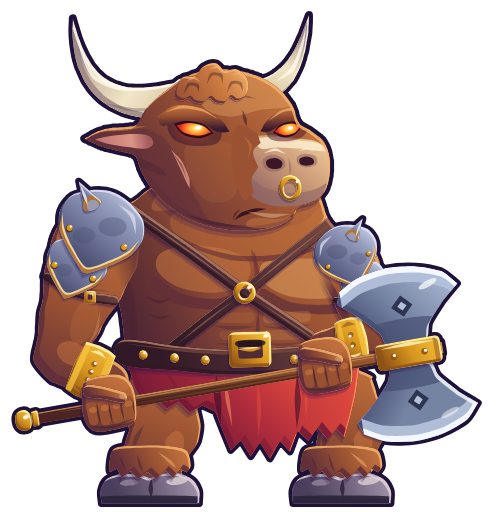

Generate this figure with Python:
# Taurok (myths-3, terre, rare, guerrier) redessiné en VECTORIEL lisse, dans le style moderne de l'interface (refonte
# de tous les héros, décision du propriétaire du 26/11/2026, sur le modèle validé de Kael : ../kael/kael.py).
#
#   python3 refonte-graphique/ui-moderne/heros/taurok/taurok.py      # → taurok.svg + images 512 et 160 px de haut
#
# Même personnage que le pixel art (refonte-graphique/pixel/hd/cyclope.txt, ancien nom de fichier) : le minotaure brun,
# un colosse. Trois quarts vers la droite, grande fente, sabots à plat. Énorme bosse de trapèzes (plus de crinière :
# avis du propriétaire, tour 2), la tête posée au milieu entre les épaules et remontée sur un cou de taureau court et
# épais, DEVANT les deux épaulières (tour 3) ; deux petites écailles de fer noirci bordées de bronze sur chaque épaule,
# une pointe de fer, une sangle au bras ; deltoïdes énormes, torse en tonneau, bras épais, petites jambes
# solides poilues jusqu'aux sabots fendus (fanons). Il tient la grosse hache double à deux mains, basse, en travers du
# corps : main droite (proche) près du pommeau, main gauche (lointaine) près du fer ; les doigts passent devant le
# manche, le pouce par-dessus. Vraie tête de taureau : toupet bouclé, grosses cornes ivoire aux pointes sombres,
# oreilles couchées, arcades froncées en V, yeux rouges qui brûlent, large mufle nu aux grands naseaux et à l'anneau
# d'or, rictus, menton lourd, balafre sur la joue. Harnais de cuir croisé (anneau d'or), ceinture cloutée d'or à
# boucle rectangulaire, pagne rouge (deux plis, pan de devant déchiré), brassards d'or rivetés.
#
# Coordonnées = pixels du dessin pixel art (même toile : le point « sol » (64, 116) est le même), pour se poser au même
# endroit dans le jeu. Une seule lumière, en haut à droite ; un seul contour (atelier.py) ; les membres sont d'un seul
# tenant (épaule → coude → poignet, hanche → genou → cheville) : aucune jointure visible.
import math
import os
import subprocess
import sys

HERE = os.path.dirname(os.path.abspath(__file__))
sys.path.insert(0, HERE)
sys.path.insert(0, os.path.join(HERE, '..'))
from atelier import Figure, Mat, sm, lock, limb, ribbon, xf, ellipse, rpoly, mchain, mT, mR, mS, mskx, mapp, bez, resample  # noqa: E402
from lib import Shape  # noqa: E402
from outils import rot, add, lerp, hexmix, body_limb, round_limb, ik, Seg, inv, bent, FigureM, poly_of, shape_of  # noqa: E402,F401
from visage import placer, verifier  # noqa: E402

ROOT = os.path.abspath(os.path.join(HERE, '..', '..', '..', '..'))
ID_JEU = 'myths-3'

# ---------- matières (tons du pixel art, passés à la gamme de l'interface : lumières chaudes, ombres violettes) ----------
FUR = Mat('#f4b46c', '#cc7a40', '#9a5232', '#62303a', '#3a1a2e')
MANE = Mat('#d08a54', '#9a5434', '#6c3630', '#44202e', '#28121f')
MUZ = Mat('#fff4d6', '#f2cea0', '#cc9c78', '#906464', '#5a3848')
HORN = Mat('#fffcee', '#f2e6c8', '#dac8a6', '#a08a84', '#5e4a5c')
HORN_TIP = '#433652'
GOLD = Mat('#fff4b4', '#f8c640', '#d8961e', '#8e5216', '#5a2c0e', glint='#ffffff')
STEEL = Mat('#f4f8ff', '#b2c0da', '#7684a4', '#464f72', '#272c48', glint='#ffffff')
WOOD = Mat('#dc9a5c', '#aa6630', '#7a4426', '#4c2422', '#2e1418')
LEATHER = Mat('#b47e64', '#784a40', '#4f2c34', '#311a26', '#1e1018')
CLOTH = Mat('#ff9460', '#e8503c', '#b42e3c', '#761a36', '#46102a')
HOOF = Mat('#e4d6d8', '#a698ac', '#70627e', '#4a3e5c', '#2a2238')
EYE = ['#fff8c0', '#ffc848', '#ff6a22', '#d0241e', '#6a0a18']
LID = '#2a0b1c'
EARTH = ['#fff6ce', '#ffd45c', '#e09638', '#c8a070', '#8e664a', '#5e404a', '#3e2a36']   # la lueur et la roche de la terre

# ---------- le visage (méthode commune visage.py, avis du propriétaire du 26/11) ----------
# La face du taureau (sans cornes, oreille ni toupet) dans le repère de la tête : une sphère tournée de 18° vers la
# droite. Les yeux d'un taureau sont plus écartés que ceux d'un humain (az 35°) et plus hauts (ligne des yeux à 0,376) ;
# le « nez » de la méthode = la racine du chanfrein, sur la médiane entre les yeux, là où le mufle commence ; la bouche
# = le trait de la bouche sous le mufle. L'œil du fond est donc loin, près du contour droit, au-dessus du mufle.
FACE_BOX = (53.4, 15.0, 94.6, 53.8)
FACE = placer(FACE_BOX, tour=18, az_oeil=35, y_oeil=0.376, y_nez=0.47, y_bouche=0.87, l_oeil=0.205)
MOUTH = ((77.4, 51.2), (85.2, 48.4))   # le coin proche (tiré vers le bas) et le bout lointain du trait (caché ensuite par le mufle)


def mesures_visage():
    """Les positions RÉELLES du dessin (repère de la tête), pour verifier() de visage.py."""
    (nx, ny, nw), (fx_, fy_, fw) = FACE['oeil_proche'], FACE['oeil_fond']
    return {'oeil_proche': (nx, ny, nw), 'oeil_fond': (fx_, fy_, fw), 'nez': (FACE['nez'][0], FACE['nez'][1]),
            'bouche': ((MOUTH[0][0] + MOUTH[1][0]) / 2, (MOUTH[0][1] + MOUTH[1][1]) / 2, MOUTH[1][0] - MOUTH[0][0])}


GRD = 116.0        # le sol (le point « sol » du pixel art)
FEET = (64.0, 116.0)
# la boîte de l'image (x0, y0, largeur, hauteur) en pixels du dessin
FRAME = (1.0, -14.0, 130.0, 133.0)

# ---------- le squelette ----------
# Une pose = ces réglages ; REST est la pose du dessin (pixels du dessin, degrés, y vers le bas).
#   breath : souffle 0..1 ; crouch : il se tasse (les genoux plient, sabots au sol) ; lean : il se penche en avant (+) ;
#   head : décalage de la tête ; tilt : la tête tourne (+ = le mufle descend) ; ph : phase des mèches de la crinière ;
#   ml : retard des mèches ; pg : le pagne se balance ; blink : yeux fermés ; rn / rf : épaules soulevées ;
#   G : le point du manche serré au milieu du poing proche ; ang : la direction du manche (vers le fer) ; sf : où la
#   main lointaine tient le manche (distance depuis le poing proche) ; bn / bf : sens des coudes ; lift / shift : tout
#   le corps en l'air / avancé ; legl : le sabot avant (le lointain) levé (hauteur, recul) ; glow : les yeux et la
#   terre s'embrasent (0..2) ; hot : le fil de la hache brille (0..1).
G0 = (29.4, 91.4)                    # le poing proche sur le manche
ANG0 = -9.9                          # le manche monte un peu vers le fer (du pommeau (7, 95,5) au fer (107, 78))
SF0 = 57.0                           # la main lointaine, à 57 px du poing proche le long du manche
WRN = (1.2, -6.4)                    # le poignet proche, dans le repère du manche (le long, en travers)
WRF = (0.8, -5.6)                    # le poignet lointain
S_N = (25.6, 51.0)                   # l'épaule proche (articulation)
S_F = (92.0, 56.0)                   # l'épaule lointaine
LN1, LN2 = 29.4, 15.0                # bras proche : bras, avant-bras (jusqu'au poignet)
LF1, LF2 = 18.0, 12.6                # bras lointain
HIP = (64.0, 86.0)                   # le pivot du buste
NECK = (74.0, 50.0)                  # le pivot (et le centre d'agrandissement) de la tête
# la tête posée bien au milieu, entre les deux épaules (avis du propriétaire du 26/11, tour 2), et remontée au-dessus
# du torse sur un vrai cou (tour 3) : tout ce qui est dessiné dans le repère de la tête glisse de ce décalage (le visage
# garde ses propres mesures)
HEAD_AT = (-16.0, -8.0)
S_POM, S_END, S_HEAD = -22.6, 88.0, 79.0     # le pommeau, le bout du manche, l'axe du fer (le long du manche)

REST = dict(breath=0.0, crouch=0.0, lean=0.0, head=(0.0, 0.0), tilt=0.0, ph=0.0, ml=0.0, pg=0.0, blink=0.0,
            rn=0.0, rf=0.0, G=G0, ang=ANG0, sf=SF0, bn=1.0, bf=-1.0, lift=0.0, shift=0.0, legl=(0.0, 0.0),
            legn=(0.0, 0.0), glow=0.0, hot=0.0, length=1.0, fsh=(0.0, 0.0), nsh=(0.0, 0.0), farfront=0.0)


def sm_under(sh, dx=0.8, dy=-2.4):
    """La face du dessous d'une mèche : la mèche moins elle-même décalée vers le haut (le haut reste éclairé)."""
    return Shape(sh.subs + sh.move(dx, dy).subs, evenodd=True)


def cuff(c, a, L, W):
    """Un brassard d'or autour d'un avant-bras : c = son milieu, a = la direction de l'avant-bras, L = sa longueur le
    long du bras, W = sa largeur en travers. Les bords sont un peu bombés (il entoure le bras)."""
    h, w = L / 2, W / 2
    pts = [(-h, -w), (-h * 0.2, -w - 0.5), (h * 0.6, -w - 0.3), (h, -w + 0.2), (h + 0.5, 0), (h, w - 0.2), (h * 0.6, w + 0.3),
           (-h * 0.2, w + 0.5), (-h, w), (-h - 0.5, 0)]
    return xf(sm(pts, sharp=(0, 3, 5, 8), t=0.7), c[0], c[1], a)


def cuff_det(c, a, L, W, nr):
    """Les reflets du brassard : les deux bourrelets (bords), une gorge sombre au milieu, des rivets."""
    h, w = L / 2, W / 2
    X = lambda sh: xf(sh, c[0], c[1], a)
    out = [(X(sm([(-h, -w), (-h + 1.6, -w), (-h + 1.6, w), (-h, w)], sharp=(0, 1, 2, 3), t=0.3)), GOLD.light, 0.75),
           (X(sm([(h - 1.6, -w + 0.2), (h, -w + 0.2), (h, w - 0.2), (h - 1.6, w - 0.2)], sharp=(0, 1, 2, 3), t=0.3)), GOLD.light, 0.6),
           (X(ribbon([(-h + 1.8, 0.2 - w * 0.75), (0, -w * 0.82), (h - 1.8, 0.2 - w * 0.75)], [0.1, 0.9, 0.1])), GOLD.hi, 0.85),
           (X(ribbon([(-h + 1.6, w * 0.7), (0, w * 0.8), (h - 1.6, w * 0.7)], [0.1, 1.1, 0.1])), GOLD.shadow, 0.6)]
    for i in range(nr):
        v = (-w * 0.5) + (w * 1.0) * (i + 0.5) / nr
        out += [(X(ellipse(0, v, 0.75, 0.75)), GOLD.shadow, 0.8), (X(ellipse(0.25, v - 0.3, 0.42, 0.38)), GOLD.glint, 0.95)]
    return out



# ---------- les épaulières du minotaure (avis du propriétaire du 26/11, tour 3) ----------
# Pas la calotte ronde rivetée des chevaliers : deux grandes écailles de fer noirci martelé, en pointe vers le bas du
# bras, l'une sur l'autre (celle du dessous dépasse plus bas, vers l'extérieur), bordées de bronze, un clou d'or de
# chaque côté ; une petite pointe de fer plantée sur l'écaille du dessus (vers le haut et l'extérieur) ; une sangle de
# cuir autour du haut du bras qui la tient. Petites et ajustées au deltoïde. Elle est fixée à l'épaule : elle ne suit
# le bras qu'à moitié quand il se lève (l'angle du bras au repos + la moitié de l'écart) ; la sangle, elle, suit le bras.
# un peu plus grosses (avis du propriétaire du 26/11, tour 3 : « épaulette plus grosse ») : toujours deux écailles en
# écusson, pas les calottes rondes d'avant
PAUL_K = 1.24
NARM_REST, FARM_REST = 109.45, 71.71           # l'angle du haut du bras au repos (proche, lointain)
IRON = Mat('#dfe4f4', '#98a0c0', '#666c90', '#3e4264', '#24263e', glint='#ffffff')   # le fer noirci martelé
BRONZE = Mat('#ffe8b0', '#e0a85a', '#b07434', '#74401e', '#46220e', glint='#ffffff')


def pauldron(S, ang, k, o):
    """Les morceaux d'une épaulière : [(suffixe, forme, matière, détails)], du fond (l'écaille du dessous) au devant
    (la pointe de fer). S : l'articulation de l'épaule ; ang : la direction du haut du bras ; k : la taille (1 = épaule
    proche) ; o : le côté extérieur de l'épaule (−1 : vers la gauche de l'image, +1 : vers la droite).
    Repère : a le long du bras (− = vers le haut de l'épaule), c en travers (+ = vers l'extérieur)."""
    sg = Seg(S, (S[0] + math.cos(math.radians(ang)), S[1] + math.sin(math.radians(ang))))
    P_ = lambda a, c: sg(a * k, o * c * k)
    pts = lambda L: [P_(a, c) for a, c in L]

    def stud(a, c, r=0.8):
        p_ = P_(a, c)
        return [(ellipse(p_[0] - 0.15 * k, p_[1] + 0.2 * k, r * k, r * k), BRONZE.deep, 0.7),
                (ellipse(p_[0], p_[1], r * 0.8 * k, r * 0.8 * k), GOLD.base, 1),
                (ellipse(p_[0] + 0.25 * k, p_[1] - 0.3 * k, r * 0.36 * k, r * 0.3 * k), GOLD.glint, 0.95)]

    def scale_(a0, c0, W, Lg):
        """Une écaille en écusson : le haut arrondi, la pointe vers le bas du bras ; bordée de bronze en bas."""
        h, w = Lg / 2, W / 2
        prof = [(-1.0, 0.0), (-0.9, 0.42), (-0.62, 0.86), (-0.2, 1.0), (0.22, 0.86), (0.6, 0.5), (1.0, 0.0)]
        L = [(a0 + h * x, c0 + w * y) for x, y in prof] + [(a0 + h * x, c0 - w * y) for x, y in prof[1:-1][::-1]]
        sh = sm(pts(L), sharp=(6,), t=0.85)
        rim = [(-0.12, 0.93), (0.22, 0.8), (0.58, 0.46), (0.9, 0.0), (0.58, -0.46), (0.22, -0.8), (-0.12, -0.93)]
        R = [(a0 + h * x, c0 + w * y) for x, y in rim]
        det = [(ribbon(pts(R), [0.15 * k] + [1.15 * k] * 5 + [0.15 * k]), BRONZE.base, 1),
               (ribbon(pts([(a - 0.55, c) for a, c in R]), [0.1 * k] + [0.42 * k] * 5 + [0.1 * k]), BRONZE.hi, 0.85),
               # le martelage : deux creux doux et un reflet (lumière en haut à droite)
               (ellipse(*P_(a0 - h * 0.25, c0 - w * 0.25), w * 0.32 * k, h * 0.22 * k), IRON.shadow, 0.3),
               (ellipse(*P_(a0 + h * 0.15, c0 + w * 0.3), w * 0.26 * k, h * 0.18 * k), IRON.shadow, 0.25),
               (ribbon(pts([(a0 - h * 0.78, c0 - w * 0.2), (a0 - h * 0.62, c0 - w * 0.6), (a0 - h * 0.25, c0 - w * 0.82)]),
                       [0.1 * k, 0.9 * k, 0.1 * k]), IRON.hi, 0.7)]
        det += stud(a0 + h * 0.1, c0 + w * 0.66) + stud(a0 + h * 0.1, c0 - w * 0.66)
        return sh, det
    out = []
    # l'écaille du dessous : elle dépasse sous la première, plus bas sur le bras, vers l'extérieur
    sh, det = scale_(5.0, 2.6, 13.0, 13.6)
    out.append(('l', sh, IRON, det))
    # l'écaille du dessus : elle coiffe le haut du deltoïde
    sh, det = scale_(-3.6, 0.4, 18.4, 18.4)
    out.append(('c', sh, IRON, det))
    # la pointe de fer : un cône court planté sur l'écaille, vers le haut et l'extérieur
    base_ = (-8.6, 3.4)
    d_ = (-0.66, 0.75)
    nrm = (d_[1], -d_[0])
    L_, w_ = 6.0, 2.0
    tip = (base_[0] + d_[0] * L_, base_[1] + d_[1] * L_)
    q = lambda t, s_: (base_[0] + d_[0] * t + nrm[0] * s_, base_[1] + d_[1] * t + nrm[1] * s_)
    spike = sm(pts([q(0, w_), q(2.4, 1.2), tip, q(2.4, -1.2), q(0, -w_), q(-0.8, 0)]), sharp=(2,), t=0.8)
    sd = [(ellipse(*P_(*base_), 2.2 * k, 2.2 * k), BRONZE.base, 0.95),
          (ellipse(*P_(*base_), 1.3 * k, 1.3 * k), IRON.light, 0.9),
          (ribbon(pts([q(0.6, 0.9), q(2.6, 0.5), tip]), [0.2 * k, 0.55 * k, 0.05 * k]), IRON.glint, 0.75)]
    out.append(('s', spike, IRON, sd))
    return out


def arm_strap(sg_, a, hw, k):
    """La sangle de cuir autour du haut du bras (sg_ : le repère du bras, a : sa place le long du bras, hw : la
    demi-largeur du bras à cet endroit) : un peu bombée vers le bas (elle fait le tour), une petite boucle d'or."""
    sh = limb([sg_(a, -hw + 0.6), sg_(a + 1.1 * k, -hw * 0.4), sg_(a + 1.3 * k, 0.0), sg_(a + 1.1 * k, hw * 0.4), sg_(a, hw - 0.6)],
              [2.5 * k, 2.5 * k], n=18)
    det = [(ribbon([sg_(a - 0.7 * k, -hw * 0.8), sg_(a + 0.5 * k, 0.0), sg_(a - 0.7 * k, hw * 0.8)], [0.1, 0.5 * k, 0.1]), LEATHER.hi, 0.55)]
    bc = sg_(a + 1.25 * k, hw * 0.3)
    buckle = rpoly([(bc[0] - 1.5 * k, bc[1] - 1.6 * k), (bc[0] + 1.5 * k, bc[1] - 1.6 * k), (bc[0] + 1.5 * k, bc[1] + 1.6 * k),
                    (bc[0] - 1.5 * k, bc[1] + 1.6 * k)], 0.5 * k)
    bd = [(ellipse(bc[0] + 0.4 * k, bc[1] - 0.6 * k, 0.5 * k, 0.4 * k), GOLD.glint, 0.9),
          (rpoly([(bc[0] - 0.6 * k, bc[1] - 0.7 * k), (bc[0] + 0.6 * k, bc[1] - 0.7 * k), (bc[0] + 0.6 * k, bc[1] + 0.7 * k),
                  (bc[0] - 0.6 * k, bc[1] + 0.7 * k)], 0.2 * k), LEATHER.base, 1)]
    return sh, det, buckle, bd


def pgrad(sh, m=STEEL):
    """Le dégradé d'une pièce d'armure : clair en haut à droite, sombre en bas à gauche."""
    x0, y0, x1, y1 = sh.bbox()
    return (x1, y0, x0 + (x1 - x0) * 0.25, y1, [(0, m.hi), (0.3, m.light), (0.68, m.base), (1, m.shadow)])


def put_pauldron(fig, pre, S, ang, k, o, arm_seg, a_strap, hw, cast_on):
    """Pose la sangle (sur le bras) puis l'épaulière (sur l'épaule) : morceaux pre+'strap', pre+'buck', pre+'paull',
    pre+'paulc', pre+'pauls'."""
    sh, det, buckle, bd = arm_strap(arm_seg, a_strap, hw, k)
    fig.part(pre + 'strap', sh, LEATHER, cel=0.5, rim=0.4, cast=0.6, cast_on=[pre + 'arm', 'torso'], details=det)
    fig.part(pre + 'buck', buckle, GOLD, cel=0.3, rim=0.3, cast=0.4, cast_on=[pre + 'strap'], details=bd)
    for sfx, sh, m, det_ in pauldron(S, ang, k * PAUL_K, o):
        fig.part(pre + 'paul' + sfx, sh, m, grad=pgrad(sh, m), cel=0.8 * k if sfx != 's' else 0.4, rim=0.5 if sfx != 's' else 0.35,
                 cast=(0.9 if sfx == 'c' else 0.6) * k, cast_on=cast_on + [pre + 'arm', pre + 'strap', pre + 'buck', pre + 'paull', pre + 'paulc'],
                 details=det_)


R_N, R_F = 11.4, 7.6                 # le rayon de la racine du bras (proche, lointain) : celui des dômes d'épaule du buste


def shoulders(torso0, Sn, Sf):
    """Le buste avec ses deux deltoïdes : un dôme du rayon de la racine du bras autour de chaque articulation d'épaule
    (repère du buste), raccordé au trapèze par une fermeture LOCALE (le creux entre le dôme et le trapèze est comblé,
    le reste du buste ne bouge pas). Le dôme reste toujours sous la racine du bras, quelle que soit la pose."""
    from shapely.geometry import Point, box
    g = poly_of(torso0)
    for S, r, rb in ((Sn, R_N, 12.0), (Sf, R_F, 6.0)):
        u = g.union(Point(S).buffer(r, 64))
        closed = u.buffer(rb, 64, join_style=1).buffer(-rb, 64, join_style=1)
        # seulement AU-DESSUS de l'articulation (entre le dôme et le trapèze) : l'aisselle garde son creux
        g = u.union(closed.intersection(box(S[0] - r - 10.0, S[1] - r - 12.0, S[0] + r + 10.0, S[1] + 2.0)))
    g = g.buffer(2.0, 64, join_style=1).buffer(-2.0, 64, join_style=1)      # l'aisselle : un creux arrondi, pas un angle
    return shape_of(g, step=0.6)


def shoulder_mask(U, S, seg, r, zone, side=1):
    """Le masque en dégradé de la racine d'un bras (outils.FigureM) : opaque à l'articulation S, transparent à une
    racine de bras de là, dans la direction du buste. Cette direction tourne avec le bras (−130° depuis l'axe du bras
    pour le bras proche ; en miroir pour le lointain) : au repos elle vise la poitrine et le trapèze ; quand le bras
    passe devant la poitrine, elle vise le haut de l'épaule, et le bras reste opaque devant le buste."""
    d = rot(seg.u, -130.0 * side)
    return (*mapp(U, (S[0] - 2.0 * d[0], S[1] - 2.0 * d[1])), *mapp(U, (S[0] + (r + 1.0) * d[0], S[1] + (r + 1.0) * d[1])), zone)


def build(ow=0.95, pose=None, fx=None, frame=FRAME):
    P = dict(REST, **(pose or {}))
    fig = FigureM(*frame, ow=ow)
    glow = P['glow']

    # ---- le squelette : une matrice par groupe de morceaux ----
    ROOTM = mT(P['shift'], -P['lift'])
    dyb = P['crouch'] * 0.85
    PEL = mchain(ROOTM, mT(0, dyb))
    U = mchain(PEL, mT(P['lean'] * 0.35, 0), mR(P['lean'] * 1.1, *HIP))       # le haut du corps (depuis les hanches)
    br = P['breath']
    UC = mchain(U, mT(0, -0.6 * br))                                           # ce qui monte avec la poitrine
    TOR = mchain(U, mS(1, 1 + 0.014 * br, 64, 84))
    HEAD = mchain(UC, mT(*HEAD_AT), mT(*P['head']), mR(P['tilt'], *NECK), mS(1.1, 1.1, *NECK))
    CLO = mchain(PEL, mskx(-0.05 * P['pg'], 82))

    # ======================================================================== la corne lointaine (derrière la tête)
    hornF = lock((82.6, 20.6), (88.4, 20.2), (93.2, 15.0), (95.2, 2.6), 5.8, n=14, bulge=0.06)
    fig.part('hornF', hornF, HORN, grad=(84, 20, 95.2, 2.6, [(0, HORN.base), (0.35, HORN.light), (0.62, '#c8b6a0'), (0.82, '#8a788a'), (1, HORN_TIP)]),
             cel=0.9, rim=0.7, cast=0,
             details=[(ribbon([(87.4, 18.4), (91.4, 15.2), (93.6, 9.6), (94.6, 4.6)], [0.2, 0.9, 0.6, 0.1]), HORN.hi, 0.8)])

    # ======================================================================== les jambes : hanche → genou → cheville,
    # d'un seul tenant (aucune couture au genou) ; les fanons poilus couvrent le haut des sabots fendus
    def leg(name, Hr, B, L1_, L2_, bend, keys, cast_on, lifted=(0.0, 0.0)):
        """Une jambe : la hanche Hr (repère du bassin), le dessous du sabot B (au sol) ; lifted = (hauteur, recul)."""
        H = mapp(PEL, Hr)
        B = mapp(ROOTM, B)
        hl, hb = lifted
        B = (B[0] - hb, B[1] - hl)
        A = (B[0] + 0.4, B[1] - 9.6)              # la cheville, cachée sous les fanons
        sc = min(1.0, math.dist(H, A) * 1.05 / (L1_ + L2_))
        K, A2 = ik(H, A, L1_ * sc, L2_ * sc, bend)
        if math.dist(A2, A) > 0.01:
            B = (B[0] + A2[0] - A[0], B[1] + A2[1] - A[1])
        sh = body_limb([H, K, A2], keys, n=22)
        th, sn = Seg(H, K), Seg(K, A2)
        sa = math.degrees(math.atan2(sn.u[1], sn.u[0]))
        det = [(ellipse(*sn.at(0.4, 3.6), 2.6, 4.6, sa - 90), FUR.light, 0.45),
               (ribbon([sn.at(0.1, -5.6), sn.at(0.5, -6.2), sn.at(0.95, -5.6)], [0.1, 1.3, 0.1]), FUR.deep, 0.35)]
        # quelques mèches de poil sur le tibia (courtes, inégales, pas une rangée)
        for (a, b, ln) in ((0.3, 1.2, 3.6), (0.55, -2.6, 3.0), (0.72, 4.0, 2.6)):
            p_ = sn.at(a, b)
            det.append((ribbon([p_, add(p_, sn.u, ln * 0.5), add(add(p_, sn.u, ln), sn.v, -0.6)], [0.1, 0.7, 0.1]), FUR.shadow, 0.5))
        fig.part(name, sh, FUR, cel=1.7, rim=0.6, cast=1.0, cast_on=cast_on, details=det)

        def Hp(pts):
            return [(B[0] + x, B[1] + y) for x, y in pts]
        # le sabot fendu : deux onglons côte à côte (le sillon entre eux), la sole sombre, un reflet de corne sur chacun
        hoof = sm(Hp([(-12.6, 0.4), (-12.8, -3.0), (-11.4, -5.8), (-7.6, -7.2), (-2.6, -7.0), (0.2, -6.2), (2.6, -7.2),
                      (7.4, -7.4), (11.0, -5.8), (12.8, -3.0), (12.8, 0.4)]), sharp=(0, 10), t=0.85)
        hd_ = [(sm(Hp([(-12.8, -1.4), (12.8, -1.4), (12.8, 0.6), (-12.8, 0.6)])), HOOF.deep, 0.9),
               (ribbon(Hp([(0.4, -6.4), (0.2, -3.4), (0.4, -0.8)]), [0.3, 1.2, 0.4]), HOOF.deep, 0.85),
               (ellipse(*Hp([(7.0, -5.4)])[0], 2.8, 1.0, -6), HOOF.hi, 0.75),
               (ellipse(*Hp([(-5.4, -5.0)])[0], 2.4, 0.8, -6), HOOF.light, 0.6)]
        fig.part(name + 'h', hoof, HOOF, cel=1.2, rim=0.7, cast=0.9, details=hd_)
        # les fanons : une touffe de poil autour de la cheville ; des pointes inégales tombent sur le sabot
        fet = sm(Hp([(-9.6, -13.6), (-4.0, -14.6), (3.6, -14.6), (9.4, -13.4), (10.6, -9.4), (9.6, -7.6), (7.8, -8.6),
                     (6.0, -6.2), (4.0, -8.2), (1.6, -5.8), (-0.6, -7.8), (-3.2, -5.8), (-5.0, -8.0), (-7.4, -6.2), (-8.6, -8.6),
                     (-10.6, -8.0)]), sharp=(5, 6, 7, 8, 9, 10, 11, 12, 13, 14), t=0.8)
        fig.part(name + 'f', fet, FUR, cel=1.1, rim=0.6, cast=1.0, cast_on=[name + 'h'],
                 details=[(ribbon(Hp([(2.0, -13.0), (5.2, -10.4), (6.8, -8.8)]), [0.1, 0.9, 0.1]), FUR.hi, 0.5),
                          (ribbon(Hp([(-3.4, -12.6), (-2.6, -9.6), (-1.6, -7.4)]), [0.1, 0.7, 0.1]), FUR.deep, 0.4),
                          (ribbon(Hp([(-8.0, -12.0), (-7.0, -9.8), (-6.4, -8.0)]), [0.1, 0.6, 0.1]), FUR.deep, 0.35)])
        return K, B

    KF, AF = leg('fleg', (88.6, 87.0), (89.8, 116.4), 11.0, 10.4, -1,
                 [(0, 9.2, 9.4), (0.5, 8.8, 8.8), (0.75, 8.2, 7.8), (1, 7.8, 7.6)], None, P['legl'])
    KN, AN = leg('nleg', (41.4, 87.0), (40.0, 116.4), 11.0, 10.4, -1,
                 [(0, 9.6, 9.8), (0.5, 9.2, 9.2), (0.75, 8.6, 8.2), (1, 8.2, 8.0)], ['fleg', 'flegh', 'flegf'], P['legn'])

    # ======================================================================== le buste (avec la bosse et le cou)
    torso0 = sm([(66.0, 30.4), (57.0, 32.4), (47.0, 32.4), (39.0, 35.6), (33.4, 42.4), (30.6, 51.0), (31.0, 60.0),
                (32.6, 68.0), (33.4, 75.0), (33.8, 81.8), (48.0, 83.6), (64.0, 84.4), (80.0, 83.4), (93.4, 82.0),
                (94.0, 76.4), (95.6, 70.6), (97.8, 64.6), (99.6, 58.8), (99.6, 53.6), (97.0, 50.2), (93.2, 48.4),
                (89.4, 46.2), (86.2, 42.6), (84.4, 37.4), (81.0, 32.0), (74.0, 29.6)])
    # le RACCORD épaule / buste (avis du propriétaire du 26/11, tour 4 : « un écart entre son épaule et son corps ») :
    # comme pour le cyclope (../aurelle/aurelle.py), le deltoïde fait partie du buste. Le buste reçoit, autour de chaque
    # articulation d'épaule (là où elle est dans CETTE pose), un dôme du rayon de la racine du bras, raccordé en douceur
    # au trapèze (fermeture locale : ni creux ni marche dans la silhouette) ; la racine du bras se fond ensuite dans le
    # buste par un masque en dégradé (plus bas, fig.masks) : ni bord de boule, ni couture.
    Sn_t = mapp(inv(TOR), mapp(UC, (S_N[0] + P['nsh'][0], S_N[1] + P['nsh'][1] - 0.8 * P['rn'])))
    Sf_t = mapp(inv(TOR), mapp(UC, (S_F[0] + P['fsh'][0], S_F[1] + P['fsh'][1] - 0.8 * P['rf'])))
    torso = shoulders(torso0, Sn_t, Sf_t)
    # la zone où chaque racine de bras se fond : le buste, seulement autour de l'articulation (l'avant-bras qui repasse
    # devant la poitrine pendant les coups reste opaque)
    from shapely.geometry import Point
    tgp = poly_of(torso)
    zones = [(shape_of(tgp.intersection(Point(S_).buffer(r_ + 2.0, 64)), step=0.5), TOR) for S_, r_ in ((Sn_t, R_N), (Sf_t, R_F))]
    tx0, ty0, tx1, ty1 = torso0.bbox()
    det = [(torso, ('lin', 34, 66, 56, 62, [(0, FUR.deep, 0.5), (1, FUR.deep, 0)]), 1)]
    # les pectoraux : la plaque éclairée, l'ombre dessous (le proche plus large, trois quarts)
    det += [(sm([(43.0, 51.6), (52.0, 49.8), (61.6, 51.4), (66.0, 54.6), (64.8, 59.4), (57.6, 62.0), (48.0, 60.8), (42.0, 56.4)]), FUR.light, 0.5),
            (sm([(41.6, 58.0), (48.0, 62.2), (57.6, 63.6), (65.4, 60.4), (66.2, 63.8), (58.0, 66.4), (47.4, 65.2), (40.8, 61.0)]), FUR.shadow, 0.8),
            (sm([(69.4, 54.4), (78.0, 53.2), (88.4, 53.6), (95.6, 55.8), (95.0, 61.0), (87.4, 63.4), (76.4, 63.0), (69.6, 59.4)]), FUR.hi, 0.42),
            (sm([(69.4, 61.0), (77.0, 64.6), (87.6, 65.0), (95.2, 62.0), (94.4, 65.6), (87.2, 67.6), (76.4, 67.0), (69.0, 64.4)]), FUR.shadow, 0.75),
            (ribbon([(67.2, 51.0), (67.8, 57.4), (67.4, 64.4)], [0.1, 1.3, 0.2]), FUR.shadow, 0.6)]
    # les abdominaux : des blocs doux qui rétrécissent vers le bas (la ligne du milieu décalée vers la droite)
    det += [(ribbon([(68.2, 66.0), (68.0, 71.6), (68.4, 77.0), (68.8, 80.0)], [0.2, 1.1, 1.0, 0.2]), FUR.shadow, 0.7),
            (ribbon([(55.6, 70.6), (61.4, 71.2), (67.4, 70.8)], [0.1, 1.0, 0.3]), FUR.shadow, 0.65),
            (ribbon([(57.0, 75.2), (62.2, 75.6), (67.4, 75.2)], [0.1, 0.9, 0.3]), FUR.shadow, 0.6),
            (ribbon([(69.2, 70.8), (75.6, 71.2), (82.4, 70.2)], [0.3, 0.9, 0.1]), FUR.shadow, 0.55),
            (ribbon([(69.2, 75.2), (75.0, 75.6), (80.6, 74.8)], [0.3, 0.8, 0.1]), FUR.shadow, 0.5),
            (rpoly([(56.6, 67.4), (67.2, 67.0), (67.0, 70.0), (57.0, 69.8)], 1.4), FUR.light, 0.22),
            (rpoly([(57.8, 72.0), (67.2, 71.8), (67.0, 74.4), (58.2, 74.4)], 1.3), FUR.light, 0.18),
            (rpoly([(69.4, 67.2), (82.0, 66.8), (81.6, 69.8), (69.4, 70.0)], 1.3), FUR.hi, 0.2),
            (rpoly([(69.4, 71.8), (80.6, 71.6), (80.2, 74.2), (69.4, 74.4)], 1.2), FUR.hi, 0.17)]
    # le dentelé (côté proche, dans l'ombre) ; le flanc lointain éclairé
    det += [(ribbon([(38.6, 63.0), (42.4, 64.4), (45.4, 63.6)], [0.1, 0.9, 0.1]), FUR.deep, 0.4),
            (ribbon([(39.0, 67.6), (42.8, 68.6), (45.6, 67.8)], [0.1, 0.8, 0.1]), FUR.deep, 0.35),
            (ribbon([(90.6, 68.0), (89.4, 74.0), (89.0, 80.0)], [0.1, 1.0, 0.1]), FUR.shadow, 0.5)]
    # le cou de taureau (avis du propriétaire du 26/11, tour 3 : la tête ne s'enfonce plus dans le torse) : une colonne
    # épaisse et courte sous la mâchoire, éclairée à droite, le muscle du cou côté lumière, le pli à sa base (le haut
    # du sternum et les clavicules), le creux du sternum au milieu
    det += [(sm([(48.0, 41.0), (64.0, 44.6), (78.0, 44.4), (85.6, 39.4), (88.8, 45.4), (84.6, 49.6), (74.0, 52.0), (62.0, 52.4),
                 (52.0, 49.6), (45.6, 45.4)]), FUR.light, 0.3),
            (ribbon([(86.2, 40.4), (84.6, 44.6), (80.6, 48.8), (76.4, 51.2)], [0.1, 1.5, 1.2, 0.1]), FUR.hi, 0.5),
            (ribbon([(45.0, 46.2), (53.0, 50.6), (62.0, 53.0), (72.0, 53.0), (82.0, 50.8), (90.2, 46.8)],
                    [0.1, 1.0, 1.4, 1.4, 1.0, 0.1]), FUR.shadow, 0.6),
            (ribbon([(66.4, 50.6), (67.0, 53.0), (67.4, 55.6)], [0.1, 1.0, 0.1]), FUR.shadow, 0.5)]
    # la bosse : la masse des trapèzes, éclairée en haut
    det += [(sm([(44.0, 34.4), (54.0, 34.0), (62.0, 38.6), (58.0, 42.0), (48.0, 40.6), (40.6, 40.4)]), FUR.light, 0.35)]
    fig.part('torso', torso, FUR, grad=(tx1, ty0, tx0 + (tx1 - tx0) * 0.2, ty1, [(0, FUR.light), (0.55, FUR.base), (1, FUR.shadow)]),
             cel=2.0, rim=0.7, cast=1.2, details=det, occl=(FUR.deep, 0.22, 3.4))

    # ---- le harnais de cuir croisé, l'anneau d'or au croisement ----
    # Chaque lanière monte jusqu'au HAUT de l'épaule et passe par-dessus (avis du propriétaire du 26/11, tour 4 : celle
    # de droite s'arrêtait avant l'épaule) : elle est prolongée au-delà du contour du buste puis coupée par lui, ce qui
    # la fait disparaître derrière l'arrondi de l'épaule (vers le dos) ; les épaulières passent par-dessus.
    RING = (64.6, 62.0)
    tg = poly_of(torso)
    for nm, pts in (('strapB', [(91.0, 40.8), (74.0, 54.2), RING, (54.4, 69.6), (44.6, 77.4)]),
                    ('strapA', [(29.6, 36.8), (50.6, 51.6), RING, (77.2, 70.4), (89.0, 78.6)])):
        sh = shape_of(poly_of(limb(pts, [3.1, 3.1], n=20)).intersection(tg), step=0.4, t=0.6)
        x0_, y0_, x1_, y1_ = sh.bbox()
        fig.part(nm, sh, LEATHER, cel=0.8, rim=0.6, cast=0.9, cast_on=['torso', 'strapB'],
                 details=[(ribbon([lerp(pts[0], pts[1], 0.2), pts[1], lerp(pts[1], pts[2], 0.8)], [0.1, 0.45, 0.1]), LEATHER.hi, 0.6),
                          (ribbon([lerp(pts[2], pts[3], 0.25), pts[3], lerp(pts[3], pts[4], 0.8)], [0.1, 0.45, 0.1]), LEATHER.hi, 0.5)])
    ring = ellipse(RING[0], RING[1], 2.9, 2.9).hole(ellipse(RING[0] + 0.1, RING[1] + 0.1, 1.35, 1.35))
    fig.part('ring', ring, GOLD, cel=0.6, rim=0.5, cast=0.8, cast_on=['torso', 'strapA', 'strapB'],
             details=[(ellipse(RING[0] + 1.3, RING[1] - 1.4, 0.7, 0.5, -30), GOLD.glint, 0.9)])

    # ======================================================================== le pagne rouge (deux plis, pan déchiré)
    cloth = sm([(34.6, 79.4), (50.0, 80.6), (64.0, 81.2), (80.0, 80.4), (93.4, 79.2), (93.8, 86.0), (92.4, 93.0),
                (90.6, 99.6), (88.4, 97.4), (86.2, 100.2), (83.6, 97.0), (81.2, 100.6), (78.4, 98.0), (76.4, 103.4),
                (73.8, 100.6), (71.2, 105.2), (68.6, 101.0), (66.2, 104.6), (63.6, 100.4), (61.0, 103.0), (58.8, 97.6),
                (57.0, 93.0), (53.6, 91.4), (50.4, 93.2), (47.4, 90.4), (44.4, 92.2), (41.4, 89.4), (38.4, 90.6),
                (36.2, 87.0), (35.0, 83.0)],
               sharp=tuple(range(7, 28)), t=0.8)
    cd = [(sm([(57.0, 83.0), (78.0, 82.6), (78.4, 98.0), (76.4, 103.4), (73.8, 100.6), (71.2, 105.2), (68.6, 101.0),
                (66.2, 104.6), (63.6, 100.4), (61.0, 103.0), (58.8, 97.6), (57.0, 93.0)], sharp=tuple(range(2, 12))),
           ('lin', 76, 83, 60, 102, [(0, CLOTH.light), (0.5, CLOTH.base), (1, CLOTH.shadow)]), 0.55),
          # les deux plis : le creux sombre et l'arête claire à côté
          (ribbon([(57.2, 83.4), (57.6, 89.4), (58.4, 96.6)], [0.2, 1.8, 0.3]), CLOTH.deep, 0.7),
          (ribbon([(78.2, 83.0), (78.4, 90.0), (78.2, 97.6)], [0.2, 1.6, 0.3]), CLOTH.deep, 0.65),
          (ribbon([(59.4, 83.6), (60.2, 90.0), (61.4, 97.0)], [0.1, 1.0, 0.1]), CLOTH.hi, 0.55),
          (ribbon([(80.0, 83.0), (80.6, 89.0), (80.6, 95.4)], [0.1, 0.9, 0.1]), CLOTH.light, 0.6),
          (ribbon([(68.0, 84.6), (68.4, 92.0), (68.2, 99.6)], [0.1, 1.1, 0.1]), CLOTH.light, 0.45),
          (ribbon([(44.0, 82.6), (46.4, 86.0), (47.6, 89.6)], [0.1, 1.0, 0.1]), CLOTH.shadow, 0.5)]
    fig.part('cloth', cloth, CLOTH, cel=1.4, rim=0.7, cast=1.2, details=cd)

    # ======================================================================== la ceinture cloutée d'or, la boucle
    belt = sm([(32.8, 74.4), (48.0, 76.0), (62.0, 76.8), (78.0, 76.0), (94.8, 74.2), (95.2, 80.4), (78.0, 82.6),
               (62.0, 83.4), (48.0, 82.4), (32.6, 80.6)])
    bd = [(ribbon([(34.0, 75.4), (48.0, 77.0), (62.0, 77.8), (78.0, 77.0), (93.8, 75.2)], [0.1, 0.7, 0.8, 0.7, 0.1]), LEATHER.light, 0.7)]
    fig.part('belt', belt, LEATHER, cel=1.0, rim=0.5, cast=1.0, details=bd)
    for i, (x, y) in enumerate(((38.2, 78.2), (46.4, 79.0), (54.4, 79.6), (77.6, 79.4), (86.8, 78.4))):
        fig.part('stud%d' % i, ellipse(x, y, 1.15, 1.15), GOLD, cel=0.35, rim=0.3, cast=0.5, cast_on=['belt'],
                 details=[(ellipse(x + 0.35, y - 0.4, 0.45, 0.35), GOLD.glint, 0.9)])
    buckle = rpoly([(60.4, 72.4), (71.4, 72.0), (71.6, 81.2), (60.6, 81.6)], 1.4)
    hole = rpoly([(62.8, 74.6), (69.2, 74.4), (69.4, 79.0), (63.0, 79.2)], 0.7)
    fig.part('buckle', buckle, GOLD, cel=0.9, rim=0.7, cast=0.9,
             details=[(hole, LEATHER.base, 1), (sm([(62.8, 74.6), (69.2, 74.4), (69.3, 75.8), (62.9, 76.0)]), LEATHER.deep, 0.8),
                      (ribbon([(62.6, 76.8), (66.2, 76.8), (69.0, 76.6)], [0.4, 1.1, 0.4]), GOLD.base, 1),
                      (ribbon([(62.6, 76.4), (66.2, 76.4), (69.0, 76.2)], [0.1, 0.45, 0.1]), GOLD.hi, 0.9),
                      (ellipse(70.2, 73.2, 0.8, 0.5, -20), GOLD.glint, 0.9)])

    # ======================================================================== la hache (repère : G, u vers le fer)
    G, ang = P['G'], P['ang']
    lk = P['length']

    def A_(sh):
        return xf(sh, G[0], G[1], ang, lk, 1)

    def Ap(s, t=0.0):
        a = math.radians(ang)
        return (G[0] + s * lk * math.cos(a) - t * math.sin(a), G[1] + s * lk * math.sin(a) + t * math.cos(a))
    u = (math.cos(math.radians(ang)), math.sin(math.radians(ang)))
    nv = (-u[1], u[0])
    lit_up = (nv[0] * 0.6 - nv[1] * 0.8) < 0          # le côté « −t » regarde-t-il la lumière ?
    sg = -1 if lit_up else 1
    # ======================================================================== le bras lointain (gauche) : il tient le
    # manche près du fer ; épaule → coude → poignet d'un seul tenant, devant le flanc
    # (dessiné derrière la tête, ou devant elle quand il lève la hache : farfront)
    sf = P['sf']

    def draw_far():
        Sf = mapp(UC, (S_F[0] + P['fsh'][0], S_F[1] + P['fsh'][1] - 0.8 * P['rf']))
        Sfu = mapp(inv(U), Sf)
        sf = P['sf']
        Wf = Ap(sf + WRF[0], WRF[1])
        Ef, Wf2 = ik(Sfu, Wf, LF1, LF2, P['bf'])
        farm = round_limb([Sfu, Ef, Wf2], [(0, 7.6, 7.8), (0.25, 6.6, 6.8), (0.55, 5.0, 5.2), (0.66, 5.2, 5.2), (0.85, 4.6, 4.6),
                                           (1, 4.2, 4.2)], n=24)
        f1, f2 = Seg(Sfu, Ef), Seg(Ef, Wf2)
        fa1 = math.degrees(math.atan2(f1.u[1], f1.u[0]))
        fig.masks['farm'] = shoulder_mask(U, Sfu, f1, R_F, zones[1], side=-1)
        fig.part('farm', farm, FUR, cel=1.6, rim=0.7, cast=1.2, cast_on=['torso', 'belt', 'cloth', 'strapA', 'strapB', 'stud3', 'stud4', 'buckle', 'haft', 'head'],
                 details=[(ribbon([f1(-5.6, 3.6), f1(-6.8, -1.0), f1(-4.4, -5.6)], [0.2, 2.2, 0.2]), FUR.light, 0.5),
                          (ellipse(*f1.at(0.65, 2.0), 2.0, 4.0, fa1 - 90), FUR.light, 0.22)])
        # l'épaulière de l'épaule lointaine (plus petite : elle est plus loin)
        put_pauldron(fig, 'f', Sfu, FARM_REST + 0.5 * (fa1 - FARM_REST), 0.74, 1, f1, 6.4, 6.6, ['torso', 'strapA', 'strapB'])
        fa2 = math.degrees(math.atan2(f2.u[1], f2.u[0]))
        bc = f2.at(0.42)
        fig.part('fbrac', cuff(bc, fa2, 7.0, 10.6), GOLD, cel=0.8, rim=0.6, cast=0.9, details=cuff_det(bc, fa2, 7.0, 10.6, 2))

    if P['farfront'] <= 0.5:
        draw_far()
    # ======================================================================== la tête de taureau
    # la corne proche : épaisse à la base, elle part vers l'arrière puis remonte ; la pointe sombre, un reflet
    hornN = lock((66.2, 22.4), (52.0, 25.2), (41.2, 22.6), (39.4, 3.4), 8.8, n=16, bulge=0.04)
    fig.part('hornN', hornN, HORN, grad=(64, 22, 39.4, 3.4, [(0, HORN.base), (0.3, HORN.light), (0.62, '#cdbca4'), (0.84, '#8a788a'), (1, HORN_TIP)]),
             cel=1.2, rim=0.8, cast=1.3, cast_on=['torso'],
             details=[(ribbon([(60.0, 19.6), (51.0, 19.8), (44.6, 17.4), (41.6, 11.6), (40.4, 5.6)], [0.2, 1.3, 1.0, 0.6, 0.1]), HORN.hi, 0.75),
                      (ribbon([(63.6, 24.4), (54.0, 25.0), (46.6, 23.4)], [0.2, 0.9, 0.1]), HORN.deep, 0.35)])
    head = sm([(57.6, 23.8), (62.6, 19.6), (68.0, 16.4), (75.0, 15.4), (82.0, 16.6), (87.6, 19.6), (91.2, 23.8),
               (92.8, 28.0), (95.8, 30.0), (98.6, 32.4), (100.0, 35.8), (100.1, 40.4), (98.9, 44.4), (96.2, 46.8),
               (92.8, 47.9), (91.4, 50.2), (87.2, 52.6), (80.0, 53.6), (72.0, 52.6), (65.0, 49.8), (59.4, 45.2),
               (55.6, 39.6), (54.2, 33.2), (55.2, 27.6)])
    # l'oreille couchée à l'horizontale (vers l'arrière) : elle SORT du crâne (avis du propriétaire du 26/11, tour 3 :
    # « transition oreille ») — une seule forme avec la tête, sa racine large qui s'évase dans le crâne par deux creux
    # arrondis (dessus et dessous), sans marche ni coupure ; son creux rose et l'ombre douce du pli à la racine sont
    # peints dans la tête.
    from shapely.geometry import box as _box
    ear = sm([(62.0, 27.0), (57.4, 28.4), (52.4, 29.0), (46.6, 29.6), (42.0, 31.8), (46.6, 33.8), (52.4, 35.2),
              (57.0, 36.6), (61.6, 38.8), (64.0, 33.0)], sharp=(4,))
    g_h = poly_of(head)
    g_u = g_h.union(poly_of(ear))
    g_c = g_u.buffer(2.4, 64, join_style=1).buffer(-2.4, 64, join_style=1)
    # le comblement arrondi seulement autour de la racine de l'oreille (le reste du crâne ne bouge pas)
    head = shape_of(g_u.union(g_c.intersection(_box(48.0, 24.0, 60.0, 41.0))), step=0.5)
    hd = []
    # les plans : le côté (vers l'oreille) dans l'ombre, la joue proche à mi-ton, le front éclairé
    hd += [(sm([(54.2, 30.0), (60.0, 31.0), (64.0, 36.0), (66.4, 42.0), (70.0, 48.6), (72.0, 52.6), (65.0, 49.8),
                (59.4, 45.2), (55.6, 39.6)]), FUR.shadow, 0.55),
           (sm([(70.0, 17.0), (80.0, 16.4), (87.6, 19.8), (90.6, 24.0), (84.0, 25.0), (76.0, 26.6), (70.0, 24.0)]), FUR.hi, 0.35),
           (sm([(66.0, 33.6), (72.0, 32.0), (78.0, 34.0), (79.0, 40.0), (77.0, 46.0), (71.0, 46.4), (67.0, 41.0)]), FUR.light, 0.18)]
    # l'oreille : le dessus éclairé (la lumière vient d'en haut à droite), le creux rose qui s'enfonce vers la racine,
    # l'ombre douce sous l'oreille sur la joue
    hd += [(ribbon([(43.4, 31.0), (47.0, 29.8), (52.4, 29.4), (57.0, 28.9)], [0.1, 0.7, 0.8, 0.1]), FUR.light, 0.55),
           (sm([(57.0, 31.0), (51.6, 30.8), (47.0, 31.4), (44.6, 32.0), (47.6, 33.0), (52.4, 33.8), (56.4, 34.2), (58.4, 33.0)], sharp=(3,)),
            ('lin', 57, 31, 46, 33, [(0, '#a85e62'), (0.35, '#e09a88'), (1, '#c87a76')]), 0.95),
           (sm([(50.0, 35.2), (55.6, 36.6), (60.2, 38.8), (61.4, 40.6), (57.6, 39.4), (53.0, 37.4), (49.4, 36.0)]), FUR.deep, 0.25)]
    # le mufle nu (le poil du visage descend sur ses côtés) : beige, éclairé en haut, plus sombre dessous
    muz = sm([(81.0, 31.6), (86.0, 31.0), (92.6, 31.8), (96.8, 32.4), (99.5, 34.4), (100.2, 37.6), (99.8, 42.0),
              (98.0, 45.4), (93.6, 47.4), (88.0, 47.8), (83.4, 46.6), (80.4, 43.4), (79.6, 38.0), (80.0, 34.0)])
    hd += [(muz, ('lin', 98, 30, 84, 47, [(0, MUZ.light), (0.5, MUZ.base), (1, MUZ.shadow)]), 1),
           (sm([(82.6, 32.0), (87.0, 31.4), (93.0, 32.2), (97.4, 32.9), (99.3, 34.8), (94.0, 34.2), (88.0, 33.9), (84.0, 34.2)]), MUZ.hi, 0.75),
           (sm([(80.4, 40.0), (84.0, 43.0), (90.0, 44.6), (96.0, 44.0), (99.4, 42.4), (98.0, 45.4), (93.6, 47.4), (88.0, 47.8),
                (83.4, 46.6), (80.4, 43.4)]), MUZ.shadow, 0.6)]
    # le poil des joues qui descend sur les côtés du mufle (des pointes inégales)
    hd += [(sm([(78.0, 29.0), (82.4, 30.2), (83.8, 32.8), (82.0, 35.0), (83.2, 38.6), (81.6, 41.4), (82.2, 44.6),
                (79.6, 46.0), (77.0, 38.0)], sharp=(2, 4, 6)), FUR.base, 1),
           (ribbon([(79.6, 31.0), (81.4, 33.4), (80.8, 36.6)], [0.1, 0.6, 0.1]), FUR.light, 0.55)]
    # les naseaux : deux grands creux (le proche plus grand), leur bord éclairé, l'aile au-dessus
    hd += [(sm([(84.4, 36.6), (86.6, 35.6), (89.2, 36.6), (89.4, 38.6), (87.0, 39.6), (84.8, 38.8)]), MUZ.shadow, 0.6),
           (sm([(92.4, 36.2), (94.4, 35.4), (96.8, 36.0), (97.0, 37.8), (94.8, 38.6), (92.8, 38.0)]), MUZ.shadow, 0.55),
           (sm([(85.2, 37.0), (87.0, 36.4), (88.8, 37.2), (88.6, 38.6), (86.8, 39.0), (85.4, 38.4)]), '#3a1626', 1),
           (sm([(93.0, 36.6), (94.6, 36.0), (96.2, 36.6), (96.2, 37.8), (94.6, 38.2), (93.2, 37.8)]), '#3a1626', 1),
           (ribbon([(84.6, 35.2), (87.2, 34.4), (89.8, 35.4)], [0.1, 0.6, 0.1]), MUZ.hi, 0.8),
           (ribbon([(92.6, 34.8), (94.8, 34.2), (97.2, 35.0)], [0.1, 0.5, 0.1]), MUZ.hi, 0.75),
           (ribbon([(90.4, 36.4), (90.8, 38.6), (90.6, 40.6)], [0.1, 0.6, 0.1]), MUZ.shadow, 0.5)]
    # la bouche fermée en rictus (le coin tiré vers le bas), la lèvre du bas, le menton lourd éclairé
    hd += [(ribbon([MOUTH[1], (82.6, 48.7), (79.4, 49.7), MOUTH[0]], [0.1, 0.9, 0.8, 0.1]), '#2a0d1c', 0.85),
           (ribbon([(79.0, 48.4), (77.8, 49.6), (77.2, 51.0)], [0.1, 0.5, 0.1]), '#2a0d1c', 0.5),
           (ribbon([(80.4, 49.0), (86.0, 50.0), (91.0, 49.6)], [0.1, 1.0, 0.1]), MUZ.base, 0.7),
           (sm([(82.0, 50.6), (88.0, 50.8), (90.8, 50.2), (89.6, 52.2), (84.0, 53.0), (80.4, 52.4)]), FUR.light, 0.45),
           (ribbon([(66.0, 49.6), (72.4, 51.8), (80.0, 52.8)], [0.1, 0.8, 0.1]), FUR.deep, 0.45)]
    # ---- les yeux, placés par visage.py (FACE) : même forme (en miroir), même ligne ; l'œil du fond plus étroit, loin
    # vers le contour droit, au-dessus du mufle. Chaque trait se dessine autour du centre de son œil (k = sa largeur).
    (enx, eny, enw), (efx, efy, efw) = FACE['oeil_proche'], FACE['oeil_fond']
    kn, kf = enw / 8.6, efw / 8.6

    def around(pts, cx, cy, k, mirror, ky=1.0):
        return [(cx + (-x if mirror else x) * k, cy + y * ky) for x, y in pts]
    EYE_PTS = [(-4.4, -0.9), (-1.4, -1.5), (2.0, -0.9), (4.2, 0.7), (1.2, 1.5), (-2.4, 0.9)]   # coin intérieur plus bas (colère)
    ORB_PTS = [(-6.2, -2.0), (0.8, -2.4), (6.4, 0.0), (5.4, 3.4), (-1.2, 3.8), (-5.6, 1.8)]
    BROW_PTS = [(-9.2, -3.0), (-4.6, -5.6), (1.4, -5.0), (6.6, -2.2), (8.8, 0.6), (5.8, 0.6), (1.2, -1.6), (-3.6, -2.0), (-7.8, -0.8)]
    EYES = ((enx, eny, kn, False, 1.0), (efx, efy, kf, True, 0.92))
    # les orbites creusées sous les arcades
    for cx, cy, k, mi, ky in EYES:
        hd.append((sm(around(ORB_PTS, cx, cy, k, mi, ky if not mi else 0.72)), FUR.deep, 0.55 if not mi else 0.5))
    # lueur des yeux sur le poil
    for cx, cy, k, mi, ky in EYES:
        hd.append((ellipse(cx, cy, 6.0 * k, 3.8 * ky), ('rad', cx, cy, 6.0 * k, 3.8 * ky, [(0, EYE[2], 0.55 + 0.15 * glow), (1, EYE[3], 0)]), 1))
    # les yeux rouges qui brûlent
    for cx, cy, k, mi, ky in EYES:
        e = sm(around(EYE_PTS, cx, cy, k, mi, ky), sharp=(0, 3))
        if P['blink'] > 0.5:
            hd += [(e.scale(1.12, 1.3, cx, cy), LID, 0.8), (e, FUR.shadow, 1),
                   (ribbon(around([(-4.0, 0.2), (0.0, 0.9), (3.6, 0.6)], cx, cy, k, mi, ky), [0.1, 0.7, 0.1]), LID, 0.9)]
        else:
            hd += [(e.scale(1.14, 1.4, cx - 0.1, cy), LID, 0.95),
                   (e, ('rad', cx + 0.5 * k, cy - 0.2, 4.2 * k, 2.4 * ky, [(0, EYE[0]), (0.3, EYE[1]), (0.7, EYE[2]), (1, EYE[3])]), 1),
                   (ellipse(cx + 1.1 * k, cy - 0.4 * ky, 0.75 * max(k, 0.8), 0.5 * ky), '#ffffff', 1)]
    # les arcades froncées en V (le bout intérieur plus bas, vers la médiane) : un bourrelet de poil sombre, le dessus
    # éclairé
    for cx, cy, k, mi, ky in EYES:
        br_ = sm(around(BROW_PTS, cx, cy, k, mi, ky), sharp=(0, 4))
        hd += [(br_, ('lin', cx, cy - 6, cx, cy, [(0, FUR.light), (0.45, FUR.base), (1, FUR.deep)]), 1),
               (ribbon(around([(-7.2, -4.0), (-3.2, -5.2), (1.8, -4.6), (6.2, -2.2)], cx, cy, k, mi, ky), [0.1, 0.7, 0.6, 0.1]), FUR.hi, 0.7)]
    # les plis de colère entre les arcades, sur la médiane du front
    mx = FACE['mediane']
    hd += [(ribbon([(mx(25.0) - 0.4, 25.0), (mx(27.2), 27.2), (mx(29.0) + 0.3, 29.0)], [0.1, 0.8, 0.1]), FUR.deep, 0.55),
           (ribbon([(mx(22.4) - 3.4, 22.6), (mx(22.0), 21.8), (mx(22.4) + 3.4, 22.4)], [0.1, 0.7, 0.1]), FUR.shadow, 0.45)]
    # la balafre sur la joue proche : une cicatrice claire, son creux
    hd += [(ribbon([(62.6, 34.4), (64.8, 37.6), (66.4, 41.2), (67.0, 43.6)], [0.2, 1.1, 1.0, 0.2]), '#d08a76', 0.95),
           (ribbon([(62.9, 35.0), (65.0, 38.0), (66.4, 41.4)], [0.1, 0.4, 0.1]), '#7a3a40', 0.7)]
    fig.part('head', head, FUR, grad=(98, 24, 60, 50, [(0, FUR.light), (0.5, FUR.base), (1, FUR.shadow)]),
             cel=1.3, rim=0.65, cast=1.4, details=hd)
    # l'anneau d'or du mufle, qui pend sous la cloison
    nring = ellipse(90.8, 43.4, 2.7, 3.0).hole(ellipse(90.8, 43.6, 1.5, 1.85))
    fig.part('nring', nring, GOLD, cel=0.5, rim=0.45, cast=0.6, cast_on=['head'],
             details=[(ellipse(92.6, 41.8, 0.6, 0.45, -40), GOLD.glint, 0.95)])
    # le toupet bouclé du front, entre les cornes
    tuft = sm([(63.6, 22.0), (63.8, 19.6), (65.6, 17.2), (68.2, 17.0), (70.2, 14.8), (73.2, 14.0), (75.4, 15.8),
               (78.0, 15.4), (80.4, 17.2), (80.8, 20.2), (79.6, 22.2), (77.8, 22.8), (76.4, 22.0), (75.0, 23.4),
               (73.0, 23.2), (71.6, 22.2), (70.0, 23.4), (68.0, 23.2), (66.8, 22.2), (65.2, 22.8)])
    td = [(ribbon([(65.6, 21.2), (66.8, 19.0), (68.8, 19.2), (69.2, 21.0)], [0.1, 0.8, 0.8, 0.1]), FUR.deep, 0.45),
          (ribbon([(71.0, 19.0), (72.2, 16.6), (74.4, 16.8), (74.8, 18.8)], [0.1, 0.8, 0.8, 0.1]), FUR.deep, 0.4),
          (ribbon([(75.8, 21.0), (77.0, 18.6), (79.0, 18.8), (79.6, 20.6)], [0.1, 0.7, 0.7, 0.1]), FUR.deep, 0.4),
          (ribbon([(66.4, 18.2), (68.0, 17.4), (69.6, 18.4)], [0.1, 0.6, 0.1]), FUR.hi, 0.7),
          (ribbon([(71.6, 15.4), (73.4, 14.8), (74.8, 16.0)], [0.1, 0.6, 0.1]), FUR.hi, 0.75),
          (ribbon([(76.6, 16.8), (78.6, 16.4), (80.0, 17.6)], [0.1, 0.6, 0.1]), FUR.hi, 0.7)]
    fig.part('tuft', tuft, FUR, grad=(80, 13, 65, 23, [(0, FUR.hi), (0.45, FUR.light), (1, FUR.base)]),
             cel=0.6, rim=0.6, cast=0.35, cast_on=['head', 'hornN', 'hornF'], details=td)

    if P['farfront'] > 0.5:
        draw_far()
    # ---- le manche de bois, le pommeau d'or ----
    haft = A_(sm([(S_POM + 1.2, -1.45), (S_END, -1.45), (S_END, 1.45), (S_POM + 1.2, 1.45)], sharp=(0, 1, 2, 3), t=0.3))
    fig.part('haft', haft, WOOD, cel=0.6, rim=0.45, cast=0,
             details=[(A_(ribbon([(S_POM + 2, 0.6 * sg), (30, 0.7 * sg), (S_END - 1, 0.6 * sg)], [0.1, 0.55, 0.1])), WOOD.hi, 0.65),
                      (A_(ribbon([(-12, -0.4 * sg), (20, -0.2 * sg), (50, -0.4 * sg), (70, -0.3 * sg)], [0.1, 0.4, 0.4, 0.1])), WOOD.deep, 0.4)])
    pom = A_(sm([(S_POM - 2.2, 0), (S_POM - 1.6, -2.0), (S_POM, -2.7), (S_POM + 1.5, -2.2), (S_POM + 2.2, 0),
                 (S_POM + 1.5, 2.2), (S_POM, 2.7), (S_POM - 1.6, 2.0)]))
    pc = Ap(S_POM)
    fig.part('pommel', pom, GOLD, cel=0.6, rim=0.5, cast=0.6,
             details=[(ellipse(pc[0] + 0.6, pc[1] - 0.9, 0.8, 0.55, -20), GOLD.glint, 0.9)])
    fig.part('pring', A_(rpoly([(S_POM + 2.2, -2.0), (S_POM + 4.0, -2.0), (S_POM + 4.0, 2.0), (S_POM + 2.2, 2.0)], 0.5)), GOLD,
             cel=0.4, rim=0.4, cast=0.5)

    # ======================================================================== le fer de la hache : deux lames en
    # croissant (fil clair, biseau, joue sombre près du manche, un losange gravé), la douille d'or rivetée
    def blade(side):
        """Une lame (side = −1 : celle du haut, +1 : celle du bas), dans le repère du manche (s le long, t en travers)."""
        s0 = S_HEAD
        pts = [(s0 - 4.6, 2.6), (s0 - 6.6, 6.4), (s0 - 11.4, 11.6), (s0 - 16.2, 15.6), (s0 - 15.0, 18.8), (s0 - 9.6, 21.6),
               (s0 - 2.0, 22.8), (s0 + 5.6, 22.0), (s0 + 12.0, 19.6), (s0 + 15.6, 15.8), (s0 + 11.2, 12.0),
               (s0 + 6.8, 7.0), (s0 + 4.8, 2.6)]
        return [(s, t * side) for s, t in pts]

    def edge_band(side, a, b):
        """Le fil de la lame : la bande entre deux décalages a et b (0 = le bord) le long du croissant."""
        s0 = S_HEAD
        arc = [(s0 - 15.0, 18.8), (s0 - 9.6, 21.6), (s0 - 2.0, 22.8), (s0 + 5.6, 22.0), (s0 + 12.0, 19.6), (s0 + 15.6, 15.8)]
        outer = [(s, (t - a) * side) for s, t in arc]
        inner = [(s, (t - b) * side) for s, t in arc[::-1]]
        return sm(outer + inner, sharp=(0, len(arc) - 1, len(arc), 2 * len(arc) - 1), t=0.7)
    hot = P['hot']
    for nm, side in (('bladeU', -1), ('bladeD', 1)):
        sh = A_(sm(blade(side), sharp=(3, 4, 9, 10), t=0.8))
        s0 = S_HEAD
        lit = (side == -1) == lit_up                       # la lame tournée vers la lumière
        bd = [(A_(sm([(s0 - 6.0, 2.6 * side), (s0 - 8.6, 8.4 * side), (s0 + 7.6, 8.4 * side), (s0 + 6.0, 2.6 * side)])), STEEL.shadow, 0.7),
              (A_(edge_band(side, 0.0, 4.2)), STEEL.light, 0.95),
              (A_(edge_band(side, 0.0, 1.6)), STEEL.hi if not hot else '#fffbe4', 1)]
        # le losange gravé (signe inventé) : un creux sombre, son bord bas éclairé, un point clair au milieu
        lc = (s0 + 0.4, 12.4 * side)
        loz = A_(sm([(lc[0] - 2.8, lc[1]), (lc[0], lc[1] - 2.8), (lc[0] + 2.8, lc[1]), (lc[0], lc[1] + 2.8)], sharp=(0, 1, 2, 3), t=0.3))
        lozi = A_(sm([(lc[0] - 1.2, lc[1]), (lc[0], lc[1] - 1.2), (lc[0] + 1.2, lc[1]), (lc[0], lc[1] + 1.2)], sharp=(0, 1, 2, 3), t=0.3))
        bd += [(loz, STEEL.deep, 0.9), (lozi, STEEL.light, 1)]
        cpt = Ap(s0 + 8.0, 17.0 * side)
        bd += [(ellipse(cpt[0], cpt[1], 2.6, 0.8, ang - 20), STEEL.glint, 0.7 if lit else 0.45)]
        if hot > 0:
            p_a, p_b = Ap(s0, 0), Ap(s0, 23 * side)
            bd.append((sh, ('lin', p_a[0], p_a[1], p_b[0], p_b[1], [(0, EARTH[1], 0), (0.7, EARTH[1], 0.25 * hot), (1, EARTH[0], 0.8 * hot)]), 1))
        mat = STEEL
        fig.part(nm, sh, mat, grad=(*Ap(s0 + 14, 22 * side), *Ap(s0 - 10, 4 * side),
                                     [(0, STEEL.light if lit else STEEL.base), (0.6, STEEL.base), (1, STEEL.shadow)]),
                 cel=1.0, rim=0.8, cast=0.6, details=bd)
    sock = A_(rpoly([(S_HEAD - 8.4, -3.4), (S_HEAD + 8.6, -3.4), (S_HEAD + 8.6, 3.4), (S_HEAD - 8.4, 3.4)], 1.2))
    sd_ = [(A_(ribbon([(S_HEAD - 7.4, -2.2 * -sg), (S_HEAD, -2.4 * -sg), (S_HEAD + 7.6, -2.2 * -sg)], [0.1, 0.9, 0.1])), GOLD.hi, 0.85),
           (A_(rpoly([(S_HEAD - 8.4, -3.4), (S_HEAD - 6.6, -3.4), (S_HEAD - 6.6, 3.4), (S_HEAD - 8.4, 3.4)], 0.6)), GOLD.shadow, 0.6),
           (A_(rpoly([(S_HEAD + 6.8, -3.4), (S_HEAD + 8.6, -3.4), (S_HEAD + 8.6, 3.4), (S_HEAD + 6.8, 3.4)], 0.6)), GOLD.shadow, 0.5)]
    for rs in (S_HEAD - 4.0, S_HEAD + 4.2):
        rc = Ap(rs, 0.2)
        sd_ += [(ellipse(rc[0], rc[1], 0.85, 0.85), GOLD.shadow, 0.9), (ellipse(rc[0] + 0.25, rc[1] - 0.3, 0.45, 0.4), GOLD.glint, 1)]
    fig.part('socket', sock, GOLD, cel=0.8, rim=0.6, cast=0.9, details=sd_)

    # ======================================================================== les poings sur le manche : le dos de la
    # main en haut, quatre doigts repliés qui passent devant le manche, le pouce par-dessus
    def fist(name, s_c, cast_extra):
        def F(sh):
            return A_(sh.move(s_c, 0))
        out = F(sm([(-6.6, -3.2), (-5.4, -7.0), (-1.0, -8.0), (4.4, -7.2), (6.8, -4.0), (6.9, 1.6), (5.6, 5.4),
                    (0.4, 6.4), (-5.0, 5.8), (-7.0, 2.2)]))
        fd = [(F(sm([(-5.6, -3.6), (-4.6, -6.8), (-0.8, -7.6), (4.2, -6.8), (6.2, -4.0), (2.0, -2.6), (-3.0, -2.6)])), FUR.light, 0.4)]
        for u0, u1 in ((-6.2, -3.1), (-3.1, 0.0), (0.0, 3.1), (3.1, 6.3)):
            seg = F(rpoly([(u0 + 0.15, -1.6), (u1 - 0.15, -1.6), (u1 - 0.3, 5.4 - abs(u0 + u1) * 0.1), (u0 + 0.3, 5.4 - abs(u0 + u1) * 0.1)],
                          [0.7, 0.7, 1.5, 1.5]))
            fd += [(seg, FUR.base, 0.9),
                   (F(ellipse((u0 + u1) / 2 + 0.3, 0.4, abs(u1 - u0) * 0.34, 0.8)), FUR.light, 0.55),
                   (F(ribbon([(u1, -1.2), (u1 - 0.05, 1.8), (u1 + 0.1, 4.8)], [0.1, 0.55, 0.1])), FUR.deep, 0.6)]
        fd += [(F(ribbon([(-6.0, 4.6), (0.0, 5.4), (6.0, 4.4)], [0.1, 0.9, 0.1])), FUR.deep, 0.45)]
        fig.part(name, out, FUR, cel=1.2, rim=0.6, cast=1.0, cast_on=['haft', 'cloth', 'belt', 'pring', 'pommel'] + cast_extra, details=fd)
        th_ = F(limb([(-4.4, -4.6), (-0.6, -3.4), (3.6, -1.6)], [3.4, 3.2, 2.8]))
        fig.part(name + 't', th_, FUR, cel=0.8, rim=0.6, cast=0.8, cast_on=[name, 'haft'],
                 details=[(F(ellipse(3.8, -1.7, 0.9, 0.6, 20)), MUZ.base, 0.7)])

    # ======================================================================== le bras proche (droit) : épaule énorme →
    # coude → poignet d'un seul tenant ; le coude placé par le squelette (le poignet suit le poing)
    Sn = mapp(UC, (S_N[0] + P['nsh'][0], S_N[1] + P['nsh'][1] - 0.8 * P['rn']))
    Snu = mapp(inv(U), Sn)
    Wn = Ap(WRN[0], WRN[1])
    En, Wn2 = ik(Snu, Wn, LN1, LN2, P['bn'])
    arm = round_limb([Snu, En, Wn2], [(0, 11.4, 11.8), (0.18, 10.6, 10.8), (0.42, 8.2, 8.4), (0.63, 6.2, 6.4),
                                     (0.74, 6.4, 6.6), (0.88, 5.6, 5.8), (1, 5.0, 5.0)], n=32)
    a1, a2 = Seg(Snu, En), Seg(En, Wn2)
    aa1 = math.degrees(math.atan2(a1.u[1], a1.u[0]))
    aa2 = math.degrees(math.atan2(a2.u[1], a2.u[0]))
    # la racine du bras (le dôme de l'épaule) se fond dans le deltoïde du buste : opaque à l'articulation et vers le
    # dehors, transparente du côté du buste (vers la poitrine et le trapèze) : aucune couture, aucun bord de boule
    fig.masks['narm'] = shoulder_mask(U, Snu, a1, R_N, zones[0])
    ad = [
        # le deltoïde énorme éclairé (le haut de l'épaule), sa limite douce sur le bras
        (ribbon([a1(-9.0, 4.0), a1(-11.0, -2.0), a1(-8.6, -8.0), a1(-2.0, -10.6)], [0.2, 3.4, 3.0, 0.3]), FUR.light, 0.55),
        (ribbon([a1(-9.6, 5.0), a1(-11.0, 1.0), a1(-9.6, -4.4)], [0.1, 1.4, 0.1]), FUR.hi, 0.45),
        (ribbon([a1.at(0.18, -9.0), a1.at(0.36, -2.4), a1.at(0.3, 7.6)], [0.1, 1.0, 0.1]), FUR.shadow, 0.45),
        # le biceps devant (éclairé), le triceps dans l'ombre
        (ellipse(*a1.at(0.62, 3.6), 3.2, 6.4, aa1 - 90), FUR.light, 0.22),
        (ribbon([a1.at(0.48, 6.6), a1.at(0.66, 7.4), a1.at(0.84, 6.4)], [0.1, 0.9, 0.1]), FUR.hi, 0.3),
        # l'avant-bras poilu : le muscle près du coude éclairé, quelques mèches
        (ellipse(*a2.at(0.22, 2.4), 3.0, 4.2, aa2 - 90), FUR.light, 0.45),
    ]
    fig.part('narm', arm, FUR, cel=1.9, rim=0.7, cast=1.4,
             cast_on=['torso', 'cloth', 'belt', 'nleg', 'nlegf', 'strapA', 'strapB', 'haft', 'stud0', 'stud1'], details=ad)
    # l'épaulière de l'épaule proche (par-dessus le bras et le harnais ; la tête passe devant)
    put_pauldron(fig, 'n', Snu, NARM_REST + 0.5 * (aa1 - NARM_REST), 1.0, -1, a1, 10.6, 9.8, ['torso', 'strapA', 'strapB'])
    # le brassard d'or riveté sur l'avant-bras proche
    bc = a2.at(0.64)
    fig.part('nbrac', cuff(bc, aa2, 8.4, 13.4), GOLD, cel=0.9, rim=0.6, cast=1.0, details=cuff_det(bc, aa2, 8.4, 13.4, 3))
    fist('nfist', 0.0, ['narm', 'nbrac'])
    fist('ffist', sf, ['farm', 'fbrac', 'strapA'])

    # ---- chaque groupe de morceaux prend sa pose ----
    heads = ['hornF', 'hornN', 'head', 'nring', 'tuft']
    fig.pose(heads, HEAD)
    fig.pose(['torso'], TOR)
    fig.pose(['strapA', 'strapB', 'ring'], UC)
    fig.pose(['cloth'], CLO)
    fig.pose(['belt', 'buckle'] + ['stud%d' % i for i in range(5)], PEL)
    axe = ['haft', 'pommel', 'pring', 'bladeU', 'bladeD', 'socket']
    pauls = [pre + nm for pre in 'nf' for nm in ('strap', 'buck', 'paull', 'paulc', 'pauls')]
    fig.pose(axe + ['narm', 'nbrac', 'nfist', 'nfistt', 'farm', 'fbrac', 'ffist', 'ffistt'] + pauls, U)
    # l'ordre de dessin (avis du propriétaire du 26/11, tour 3 : la tête passe DEVANT les deux épaulières) :
    #   … le bras lointain et son épaulière, le bras proche et son épaulière, la TÊTE, puis la hache, le brassard et
    #   les poings, toujours devant (le poignet proche est caché par le poing, là où le bras touche le manche).
    hg = ['hornN', 'head', 'nring', 'tuft']
    near = ['narm'] + ['n' + nm for nm in ('strap', 'buck', 'paull', 'paulc', 'pauls')]
    byname = {p.name: p for p in fig.parts}
    rest = [p for p in fig.parts if p.name not in near + hg + ['nbrac']]
    at = [p.name for p in rest].index('haft')
    fig.parts = rest[:at] + [byname[n] for n in near + hg] + rest[at:at + 6] + [byname['nbrac']] + rest[at + 6:]
    # ce que les effets doivent savoir (repère du dessin)
    fig.ctx = dict(U=U, G=mapp(U, G), ang=ang + P['lean'] * 1.1, P=P,
                   head_pt=mapp(U, Ap(S_HEAD, 0)), edge_lo=mapp(U, Ap(S_HEAD, 22.8)), edge_up=mapp(U, Ap(S_HEAD, -22.8)),
                   chest=mapp(TOR, (64, 66)), head=mapp(HEAD, (75, 32)), muzzle=mapp(HEAD, (100, 40)),
                   nostrils=[mapp(HEAD, (87.0, 38.6)), mapp(HEAD, (94.8, 37.8))], horns=[mapp(HEAD, (39.4, 3.4)), mapp(HEAD, (95.2, 2.6))],
                   hooves=[AN, AF], HEAD=HEAD, ROOT=ROOTM)
    if fx:
        for f_ in fx:
            f_(fig, fig.ctx)
    return fig


def main():
    """taurok.svg (grand) et taurok-petit.svg (contour plus épais, pour les cases), puis les images du jeu :
    public/art/vecto/myths-3.webp (512 px de haut) et myths-3-160.webp (160 px de haut)."""
    from PIL import Image
    rendu = os.path.join(HERE, '..', 'rendu.cjs')
    pub = os.path.join(ROOT, 'public', 'art', 'vecto')
    os.makedirs(pub, exist_ok=True)
    for name, ow, h, out in (('taurok', 0.95, 512, ID_JEU), ('taurok-petit', 1.35, 160, ID_JEU + '-160')):
        svg = build(ow=ow).svg()
        path = os.path.join(HERE, name + '.svg')
        open(path, 'w').write(svg)
        png = os.path.join(HERE, name + '.png')
        subprocess.run(['node', rendu, path, png, str(h)], check=True)
        Image.open(png).save(os.path.join(pub, out + '.webp'), 'WEBP', quality=90, method=6)
        print('écrit %s.svg (%d ko) → art/vecto/%s.webp' % (name, len(svg) // 1024, out))
    x0, y0, w, h = FRAME
    print('mesures pour src/game/vecto.ts : [largeur, hauteur, x et y des pieds] =',
          [round(w, 2), round(h, 2), round(FEET[0] - x0, 2), round(FEET[1] - y0, 2)])


if __name__ == '__main__':
    main()
